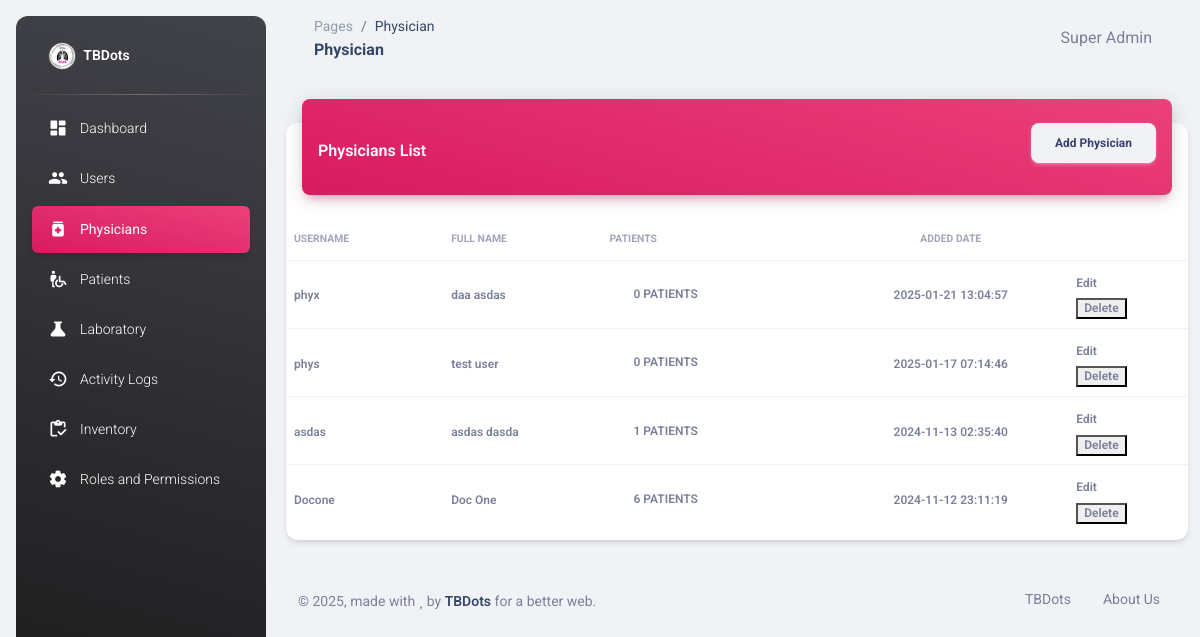
Screenshot of /physician.php (signed in) with the database file from the repository.
### tables this page shows
CREATE TABLE IF NOT EXISTS `users` (
  `id` int NOT NULL AUTO_INCREMENT,
  `username` varchar(50) NOT NULL,
  `password` text NOT NULL,
  `first_name` text NOT NULL,
  `last_name` text NOT NULL,
  `role` int NOT NULL DEFAULT '0',
  `updated_at` timestamp NOT NULL DEFAULT CURRENT_TIMESTAMP,
  `created_at` timestamp NOT NULL DEFAULT CURRENT_TIMESTAMP ON UPDATE CURRENT_TIMESTAMP,
  `location_id` int DEFAULT NULL,
  PRIMARY KEY (`id`),
  KEY `FK_users_roles` (`role`),
  KEY `location_id` (`location_id`),
  CONSTRAINT `FK_users_roles` FOREIGN KEY (`role`) REFERENCES `roles` (`id`) ON DELETE CASCADE ON UPDATE CASCADE,
  CONSTRAINT `users_ibfk_1` FOREIGN KEY (`location_id`) REFERENCES `locations` (`id`)
);

### physician.php (the view, shortened to what this page needs)
<?php
require_once "connection/db.php";
include_once('head.php');
$sql = "SELECT DISTINCT
    u.id,
    u.username,
    u.first_name,
    u.last_name,
    u.password,
    r.module,
    r.description,
    r.id as role_id,
    u.created_at,
    COUNT(DISTINCT p.id) as patient_count
FROM users u
INNER JOIN roles r ON u.role = r.id
LEFT JOIN patients p ON u.id = p.physician_id
LEFT JOIN lab_results lr ON p.id = lr.patient_id AND lr.physician_id = u.id
WHERE u.role = 3
GROUP BY u.id
ORDER BY u.created_at DESC";
$users = $conn->query($sql);
?>
<body class="g-sidenav-show  bg-gray-200">
  <?php
    include_once('sidebar.php');
  ?>
  <main class="main-content position-relative max-height-vh-100 h-100 border-radius-lg ">
    <?php
      include_once('navbar.php');
    ?>
    <div class="container-fluid py-4">
      <div class="row">
        <div class="col-12">
          <div class="card my-4">
            <div class="card-header p-0 position-relative mt-n4 mx-3 z-index-2">
              <div class="bg-gradient-primary shadow-primary border-radius-lg pt-4 pb-3 d-flex justify-content-between align-items-center">
                <h6 class="text-white text-capitalize ps-3 mb-0">Physicians List</h6>
                <?php if(isset($_SESSION['module']) && in_array(6, $_SESSION['module'])): ?>
                  <button type="button" class="btn btn-light text-capitalize me-3" data-bs-toggle="modal" data-bs-target="#addUserModal">
                    Add Physician
                  </button>
                <?php endif; ?>
              </div>
            </div>
            <div class="card-body px-0 pb-2">
              <div class="table-responsive p-0">
                <table class="table align-items-center mb-0">
                  <thead>
                    <tr>
                      <th class="text-uppercase text-secondary text-xxs font-weight-bolder opacity-7 ps-2">Username</th>
                      <th class="text-uppercase text-secondary text-xxs font-weight-bolder opacity-7 ps-2">Full name</th>
                      <th class="text-uppercase text-secondary text-xxs font-weight-bolder opacity-7 ps-2">Patients</th>
                      <th class="text-center text-uppercase text-secondary text-xxs font-weight-bolder opacity-7">Added Date</th>
                      <th class="text-secondary opacity-7"></th>
                    </tr>
                  </thead>
                  <tbody>
                    <?php
                        if ($users->num_rows > 0) {
                          while($row = $users->fetch_assoc()) {
                            echo "
                              <tr>
                                <td><span class='text-secondary text-xs font-weight-bold'>".$row["username"]."</span></td>
                                <td><span class='text-secondary text-xs font-weight-bold'>".$row["first_name"]. " ".$row["last_name"]."</span></td>
                                <td>
                                    <button type='button' class='btn btn-link text-secondary mb-0' onclick='viewPatients(".$row["id"].")'>
                                        <span class='text-secondary text-xs font-weight-bold'>".$row["patient_count"]." patients</span>
                                    </button>
                                </td>
                                <td class='text-center'><span class='text-secondary text-xs font-weight-bold'>".$row["created_at"]."</span></td>
                                <td class='align-middle'>";
                            echo in_array(7, $_SESSION['module']) ? "
                              <a href='javascript:void(0);' onclick='editUser(\"".$row["id"]."\",\"".$row["username"]."\",\"".$row["first_name"]."\",\"".$row["last_name"]."\",\"".$row["role_id"]."\")' class='text-secondary font-weight-bold text-xs' data-toggle='tooltip' data-original-title='Edit user'>
                                Edit
                              </a>" : "";
                            echo in_array(8, $_SESSION['module']) ? "
                              <form method='POST' action='".htmlspecialchars($_SERVER["PHP_SELF"])."'>
                                  <input type='hidden' name='delete_id' value='".$row["id"]."'>
                                  <button type='submit' class='text-secondary font-weight-bold text-xs' data-toggle='tooltip' data-original-title='Delete user'>
                                      Delete
                                  </button>
                              </form>" : "";
                            echo "
                              </td>
                              </tr>
                            ";
                          }
                        }
                    ?>
                  </tbody>
                </table>
              </div>
            </div>
          </div>
        </div>
      </div>
      <?php
        include_once('footer.php');
      ?>
    </div>
  </main>
</body>
</html>

### rows the page displays
users: username "phyx", first_name "daa", last_name "asdas", patient_count "0", created_at "2025-01-21 13:04:57"
users: username "phys", first_name "test", last_name "user", patient_count "0", created_at "2025-01-17 07:14:46"
users: username "asdas", first_name "asdas", last_name "dasda", patient_count "1", created_at "2024-11-13 02:35:40"
users: username "Docone", first_name "Doc", last_name "One", patient_count "6", created_at "2024-11-12 23:11:19"

### other values shown
str_replace('_', ' ', str_replace('.php', '', $page_name)) "Physician"
$_SESSION['fullname'] "Super Admin"
